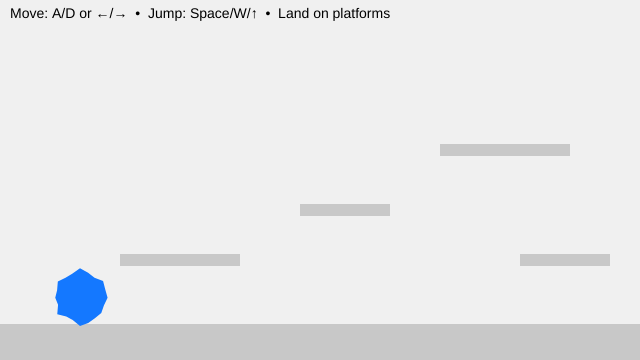
Frame 1 (no input)
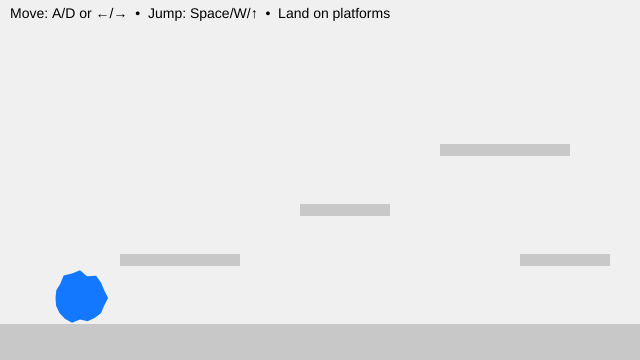
Frame 60 (no input)
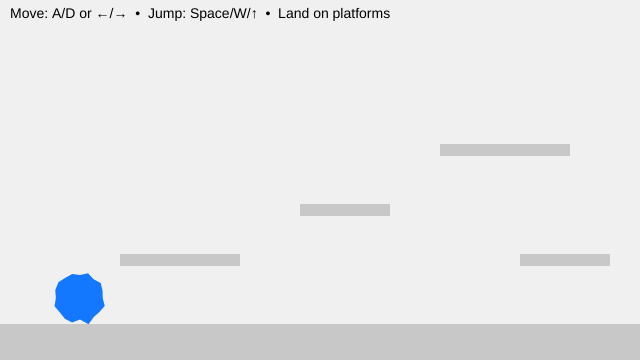
Frame 120 (the mouse pressed at the canvas centre since frame 60)

The p5.js sketch that drew these frames (run headless with seeded random() and noise() and a simulated clock; from frame 60 on, the mouse is pressed at the canvas centre):

// p5.js sketch
// ── sketch.js
// Y-position of the floor (ground level)
let floorY3;

// Player character (soft, animated blob)
let blob3 = {
  // Position (centre of the blob)
  x: 80,
  y: 0,

  // Visual properties
  r: 26, // Base radius
  points: 20, // Number of points used to draw the blob
  wobble: 7, // Edge deformation amount
  wobbleFreq: 30,

  // Time values for breathing animation
  t: 1,
  tSpeed: 5,

  // Physics: velocity
  vx: 0, // Horizontal velocity
  vy: 0, // Vertical velocity

  // Movement tuning
  accel: 0.85, // Horizontal acceleration
  maxRun: 6.0, // Maximum horizontal speed
  gravity: 0.65, // Downward force
  jumpV: -15.0, // Initial jump impulse

  // State
  onGround: false, // True when standing on a platform

  // Friction
  frictionAir: 0.995, // Light friction in air
  frictionGround: 0.88, // Stronger friction on ground
};

// List of solid platforms the blob can stand on
// Each platform is an axis-aligned rectangle (AABB)
let platforms = [];

function setup() {
  createCanvas(640, 360);

  // Define the floor height
  floorY3 = height - 36;

  noStroke();
  textFont("sans-serif");
  textSize(14);

  // Create platforms (floor + steps)
  platforms = [
    { x: 0, y: floorY3, w: width, h: height - floorY3 }, // floor
    { x: 120, y: floorY3 - 70, w: 120, h: 12 }, // low step
    { x: 300, y: floorY3 - 120, w: 90, h: 12 }, // mid step
    { x: 440, y: floorY3 - 180, w: 130, h: 12 }, // high step
    { x: 520, y: floorY3 - 70, w: 90, h: 12 }, // return ramp
  ];

  // Start the blob resting on the floor
  blob3.y = floorY3 - blob3.r - 1;
}

function draw() {
  background(240);

  // --- Draw all platforms ---
  fill(200);
  for (const p of platforms) {
    rect(p.x, p.y, p.w, p.h);
  }

  // --- Input: left/right movement ---
  let move = 0;
  if (keyIsDown(65) || keyIsDown(LEFT_ARROW)) move -= 1; // A or ←
  if (keyIsDown(68) || keyIsDown(RIGHT_ARROW)) move += 1; // D or →
  blob3.vx += blob3.accel * move;

  // --- Apply friction and clamp speed ---
  blob3.vx *= blob3.onGround ? blob3.frictionGround : blob3.frictionAir;
  blob3.vx = constrain(blob3.vx, -blob3.maxRun, blob3.maxRun);

  // --- Apply gravity ---
  blob3.vy += blob3.gravity;

  // --- Collision representation ---
  // We collide using a rectangle (AABB),
  // even though the blob is drawn as a circle
  let box = {
    x: blob3.x - blob3.r,
    y: blob3.y - blob3.r,
    w: blob3.r * 2,
    h: blob3.r * 2,
  };

  // --- STEP 1: Move horizontally, then resolve X collisions ---
  box.x += blob3.vx;
  for (const s of platforms) {
    if (overlap(box, s)) {
      if (blob3.vx > 0) {
        // Moving right → hit the left side of a platform
        box.x = s.x - box.w;
      } else if (blob3.vx < 0) {
        // Moving left → hit the right side of a platform
        box.x = s.x + s.w;
      }
      blob3.vx = 0;
    }
  }

  // --- STEP 2: Move vertically, then resolve Y collisions ---
  box.y += blob3.vy;
  blob3.onGround = false;

  for (const s of platforms) {
    if (overlap(box, s)) {
      if (blob3.vy > 0) {
        // Falling → land on top of a platform
        box.y = s.y - box.h;
        blob3.vy = 0;
        blob3.onGround = true;
      } else if (blob3.vy < 0) {
        // Rising → hit the underside of a platform
        box.y = s.y + s.h;
        blob3.vy = 0;
      }
    }
  }

  // --- Convert collision box back to blob centre ---
  blob3.x = box.x + box.w / 2;
  blob3.y = box.y + box.h / 2;

  // Keep blob inside the canvas horizontally
  blob3.x = constrain(blob3.x, blob3.r, width - blob3.r);

  // --- Draw the animated blob ---
  blob3.t += blob3.tSpeed;
  drawBlobCircle(blob3);

  // --- HUD ---
  fill(0);
  text("Move: A/D or ←/→  •  Jump: Space/W/↑  •  Land on platforms", 10, 18);
}

// Axis-Aligned Bounding Box (AABB) overlap test
// Returns true if rectangles a and b intersect
function overlap(a, b) {
  return (
    a.x < b.x + b.w && a.x + a.w > b.x && a.y < b.y + b.h && a.y + a.h > b.y
  );
}

// Draws the blob using Perlin noise for a soft, breathing effect
function drawBlobCircle(b) {
  fill(20, 120, 255);
  beginShape();

  for (let i = 0; i < b.points; i++) {
    const a = (i / b.points) * TAU;

    // Noise-based radius offset
    const n = noise(
      cos(a) * b.wobbleFreq + 100,
      sin(a) * b.wobbleFreq + 100,
      b.t,
    );

    const r = b.r + map(n, 0, 1, -b.wobble, b.wobble);

    vertex(b.x + cos(a) * r, b.y + sin(a) * r);
  }

  endShape(CLOSE);
}

// Jump input (only allowed when grounded)
function keyPressed() {
  if (
    (key === " " || key === "W" || key === "w" || keyCode === UP_ARROW) &&
    blob3.onGround
  ) {
    blob3.vy = blob3.jumpV;
    blob3.onGround = false;
  }
}

/* In-class tweaks for experimentation:
   • Add a new platform:
     platforms.push({ x: 220, y: floorY3 - 150, w: 80, h: 12 });

   • “Ice” feel → frictionGround = 0.95
   • “Sand” feel → frictionGround = 0.80
*/
